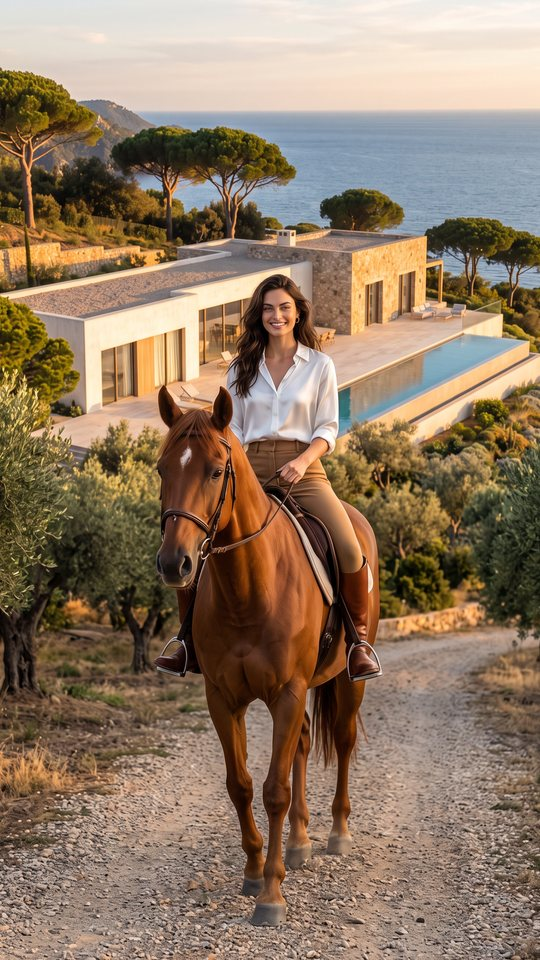
#> input picture claudia/media/reel_c/s01.jpg, 540 x 960 px, given in place of s01_caballo.png, which was not available
$ python render.py
#> lines starting #> are read from the running program, lines starting #| are printed output that depends on the picture; pictures that were not available may be replaced by others from this repository, and a replacement may not be noted
"""Animatic of the "Villa Olivera" reel (Claudia nº 12) from stills.

The cuts follow her words: every shot starts on a phrase or word of the voice take, and the montage
after the twist cuts on the music beat. On-screen text only repeats what she says.

Usage: python3 -I render.py [voice]   voice = isabel (default) | any key in VOICES with timings
Writes ../media/reel_c/animatic[_voice].mp4, stills and edit.json.
"""
import json
import os
import subprocess
import sys
import wave

import numpy as np
from PIL import Image, ImageDraw, ImageFilter, ImageFont

HERE = os.path.dirname(os.path.abspath(__file__))
RAW, AUD = os.path.join(HERE, "raw"), os.path.join(HERE, "audio")
MUS = os.path.join(HERE, "..", "reel_b", "audio")          # music and effects from the first animatic
OUT = os.path.join(HERE, "..", "media", "reel_c")
W, H, FPS, SR = 1080, 1920, 30, 44100
BEAT, BEAT0 = 0.4644, 0.074
TEMPO = 1.08          # a touch quicker, pitch untouched
FONT = "/usr/share/fonts/opentype/inter/"

# Word timings of each take (seconds in the source file), from the TTS alignment
VOICES = {
    "isabel": dict(file="e_isabel.mp3", words={
        "Esta": 1.367, "los": 2.407, "acabados:": (3.207, 3.927), "travertino": (4.087, 5.087), "roble": (5.287, 5.887),
        "y": 6.087, "mar.": (8.007, 8.447), "Lo": 8.802, "mejor?": (8.887, 9.447), "Que": 9.607, "existe.": (10.327, 11.007),
        "Tu": 11.351, "promoción": (11.967, 12.807), "nunca": 12.887, "real.": (14.167, 14.687), "Soy": 14.967,
        "Vitruvi.": (17.087, 17.887), "Escríbeme.": (17.927, 18.607)}),
}
# Phrases kept from the take (first word, last word); the silences between them are tightened
PHRASES = [("Esta", "acabados:"), ("travertino", "travertino"), ("roble", "roble"), ("y", "mar."), ("Lo", "mejor?"),
           ("Que", "existe."), ("Tu", "promoción"), ("nunca", "real."), ("Soy", "Vitruvi."), ("Escríbeme.", "Escríbeme.")]
GAPS = [0.08, 0.06, 0.06, 0.22, 0.10, 0.16, 0.04, 0.16, 0.05]   # after each phrase but the last
LEAD, TAIL, PRE, POST = 0.30, 0.45, 0.04, 0.09

def start_of(v, w): t = v["words"][w]; return t[0] if isinstance(t, tuple) else t
def end_of(v, w): t = v["words"][w]; return t[1] if isinstance(t, tuple) else t

def timeline(v):
    """Output start/end of each phrase, and a function mapping a source word time to output time."""
    out, t = [], LEAD
    for i, (a, b) in enumerate(PHRASES):
        s0, s1 = start_of(v, a) - PRE, end_of(v, b) + POST
        d = (s1 - s0) / TEMPO
        out.append(dict(src=(s0, s1), t0=t, t1=t + d))
        t += d + (GAPS[i] if i < len(GAPS) else 0)
    def at(word, phrase):
        p = out[phrase]
        return p["t0"] + (start_of(v, word) - p["src"][0]) / TEMPO
    return out, at, out[-1]["t1"] + TAIL

def build(vkey):
    v = VOICES[vkey]
    ph, at, end = timeline(v)
    drop = ph[6]["t0"]                                   # "Tu próxima promoción": the music opens here
    beat = [drop + k * BEAT for k in range(12)]
    shots = [
        dict(img="s01_caballo", t0=0.0, t1=at("los", 0), z=(1.0, 1.10), f=(0.5, 0.5), embudo="Atención",
             desc="Primera toma: ella a caballo entre los olivos, delante de la villa, mira a cámara"),
        dict(img="s02_paseo", t0=at("los", 0), t1=ph[1]["t0"], z=(1.0, 1.08), f=(0.5, 0.45), embudo="Atención",
             desc="Entra caminando en el salón y lo enseña con la mano"),
        dict(img="s03_travertino", t0=ph[1]["t0"], t1=ph[2]["t0"], z=(1.0, 1.14), embudo="Interés", desc="Su mano sobre el travertino"),
        dict(img="s04_roble", t0=ph[2]["t0"], t1=ph[3]["t0"], z=(1.0, 1.14), embudo="Interés", desc="La escalera de roble macizo"),
        dict(img="s05_piscina", t0=ph[3]["t0"], t1=ph[4]["t0"], z=(1.0, 1.08), f=(0.45, 0.45), embudo="Interés",
             desc="En la piscina infinita, señala el horizonte"),
        dict(img="s10_giro", t0=ph[4]["t0"], t1=ph[5]["t0"], z=(1.0, 1.05), f=(0.53, 0.42), embudo="Giro",
             desc="Anochece; plano medio, sonrisa cómplice"),
        dict(img="s10_giro", t0=ph[5]["t0"], t1=drop, z=(1.5, 1.6), f=(0.53, 0.40), embudo="Giro",
             desc="Corte en salto, más cerca: revela que no existe"),
    ]
    mont = [("v00_villa", 1, "Dron sobre la villa al atardecer"), ("s06_cocina", 1, "Cocina: isla de travertino y roble"),
            ("s07_bano", 1, "Baño con bañera de piedra frente al mar"), ("s08_dormitorio", 1, "Dormitorio con vistas"),
            ("s09_terraza", 1, "Terraza con mesa puesta al atardecer"), ("s11_dron_noche", 2, "Dron: la villa encendida de noche")]
    k = 0
    for img, n, desc in mont:
        shots.append(dict(img=img, t0=beat[k], t1=beat[k + n], z=(1.03, 1.17), kind="beat", embudo="Deseo", desc=desc))
        k += n
    shots[-1]["t1"] = ph[8]["t0"]                        # hold the night drone until she speaks again
    shots.append(dict(img="s12_cierre", t0=ph[8]["t0"], t1=end, z=(1.0, 1.10), f=(0.49, 0.42), embudo="Acción",
                      desc="Primer plano de noche junto a la piscina: se presenta y pide que le escribas"))
    for s in shots:
        s.setdefault("kind", "talk"); s.setdefault("f", (0.5, 0.5))
    # Captions = her words; the montage shows the tagline she says, big
    caps = [(ph[0]["t0"], at("los", 0), "Esta villa cuenta"), (at("los", 0), ph[0]["t1"] + 0.05, "con los mejores acabados"),
            (ph[1]["t0"], ph[1]["t1"], "travertino…"), (ph[2]["t0"], ph[2]["t1"], "roble…"),
            (ph[3]["t0"], ph[3]["t0"] + (ph[3]["t1"] - ph[3]["t0"]) * 0.45, "y una piscina"),
            (ph[3]["t0"] + (ph[3]["t1"] - ph[3]["t0"]) * 0.45, ph[3]["t1"] + 0.1, "que se funde con el mar."),
            (ph[4]["t0"], ph[4]["t1"] + 0.08, "¿Lo mejor?"), (ph[5]["t0"], ph[5]["t1"] + 0.1, "Que todavía no existe."),
            (ph[8]["t0"], at("Vitruvi.", 8) - 0.6, "Soy Claudia,"), (at("Vitruvi.", 8) - 0.6, ph[8]["t1"] + 0.05, "presentadora IA de Vitruvi.")]
    titles = [(ph[6]["t0"], ph[6]["t1"] + 0.03, "TU PRÓXIMA PROMOCIÓN"), (ph[7]["t0"], ph[7]["t1"] + 0.12, "NUNCA SE SINTIÓ\nTAN REAL")]
    cta_t = ph[9]["t0"] - 0.05
    return dict(vkey=vkey, v=v, ph=ph, end=end, drop=drop, shots=shots, caps=caps, titles=titles, cta=cta_t)

# ---------- Pictures ----------
def font(name, size): return ImageFont.truetype(FONT + name, size)

# [18 lines left out: functions text_layer, pill, not called in this run]

SRC = {}
def src(name):
#> called with name = 's01_caballo'
    if name not in SRC: SRC[name] = Image.open(os.path.join(RAW, name + ".png")).convert("RGB")
    return SRC[name]
#> returned value is the input picture: PIL image 540x960 RGB; mean R, G, B 143, 121.2, 99.7

def frame_of(s, u, dx=0, dy=0):
    im = src(s["img"])
    e = 1 - (1 - u) ** 3 if s["kind"] == "beat" else u
    z = s["z"][0] + (s["z"][1] - s["z"][0]) * e
    cw = im.width / z; ch = cw * H / W
#> after `cw = im.width / z`: cw = 514.3
#> after `ch = cw * H / W`: ch = 914.3
    if ch > im.height: ch = im.height; cw = ch * W / H
    cx = min(max(s["f"][0] * im.width + dx, cw / 2), im.width - cw / 2)
#> cx = 270
    cy = min(max(s["f"][1] * im.height + dy, ch / 2), im.height - ch / 2)
#> cy = 480
    return im.resize((W, H), Image.BICUBIC, box=(cx - cw / 2, cy - ch / 2, cx + cw / 2, cy + ch / 2))
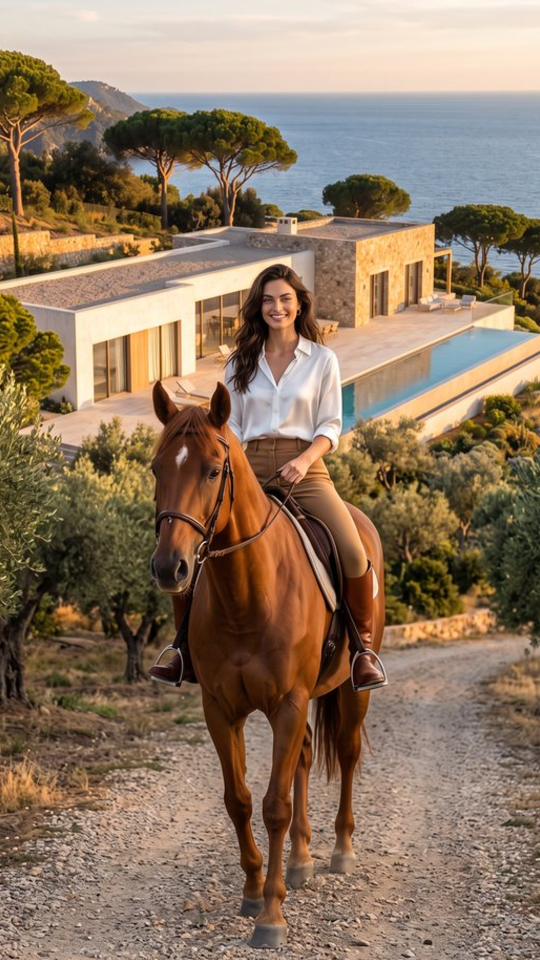
#> returned value: PIL image 1080x1920 RGB (shown at 1/2 size); mean R, G, B 141.4, 118.9, 97

def paste_center(base, layer, cx, cy, scale=1.0):
    if scale != 1.0: layer = layer.resize((max(1, int(layer.width * scale)), max(1, int(layer.height * scale))), Image.BICUBIC)
    base.alpha_composite(layer, (int(cx - layer.width / 2), int(cy - layer.height / 2)))

# [48 lines left out: functions render_video, load, place, not called in this run]

def lowpass(x, fc):
    X = np.fft.rfft(x); f = np.fft.rfftfreq(len(x), 1 / SR)
    return np.fft.irfft(X / (1 + (f / fc) ** 4), len(x)).astype(np.float32)

def env(points, n):
    t = np.arange(n) / SR; ts, vs = zip(*points); return np.interp(t, ts, vs).astype(np.float32)

def at_level(x, db): return x * (10 ** (db / 20) / (np.sqrt((x ** 2).mean()) + 1e-9))

# [33 lines left out: function render_audio, not called in this run]

# ---------- Stills and timeline ----------
def export(E):
    os.makedirs(os.path.join(OUT, "hd"), exist_ok=True)
    spoken = lambda a, b: " ".join(t.replace("\n", " ") for x, y, t in E["caps"] + E["titles"] if x < b - 0.05 and y > a + 0.05)
    rows = []
    for i, s in enumerate(E["shots"], 1):
        name = f"s{i:02d}.jpg"; still = frame_of(s, 0.5)
        still.save(os.path.join(OUT, "hd", name), quality=86, optimize=True, progressive=True)
        still.resize((540, 960), Image.LANCZOS).save(os.path.join(OUT, name), quality=84, optimize=True, progressive=True)
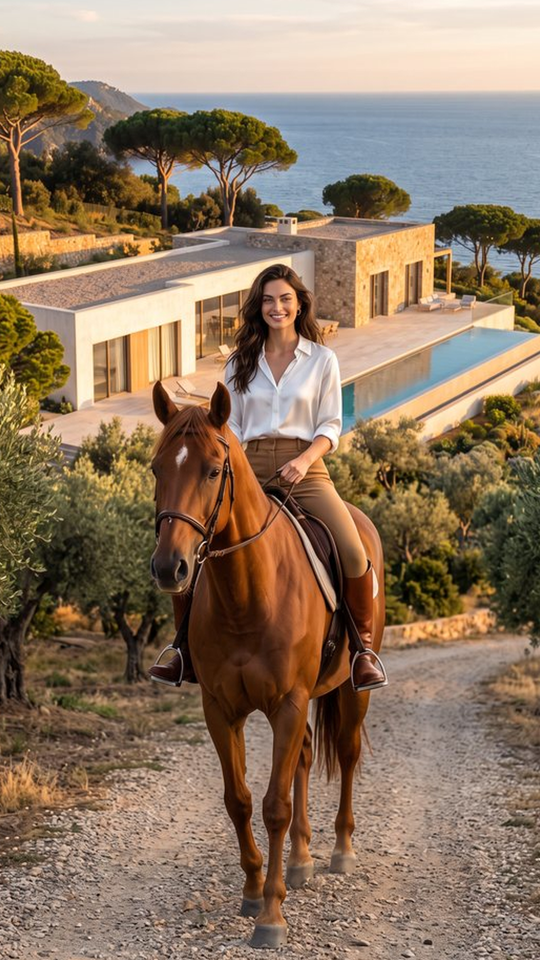
#> saved as s01.jpg: PIL image 540x960 RGB; mean R, G, B 141.4, 118.9, 97
        rows.append(dict(n=i, seg=f"{s['t0']:.2f}-{s['t1']:.2f}".replace(".", ","), t0=round(s["t0"], 3), t1=round(s["t1"], 3),
                         img=f"media/reel_c/{name}", hd=f"media/reel_c/hd/{name}", fuente=s["img"], embudo=s["embudo"], imagen=s["desc"],
                         voz=spoken(s["t0"], s["t1"]), texto="", ella=s["img"] in ("s01_caballo", "s02_paseo", "s03_travertino", "s04_roble",
                                                                                  "s05_piscina", "s10_giro", "s12_cierre")))
#> pass 2 of the loop in export, `for i, s in enumerate(E["shots"], 1):`:
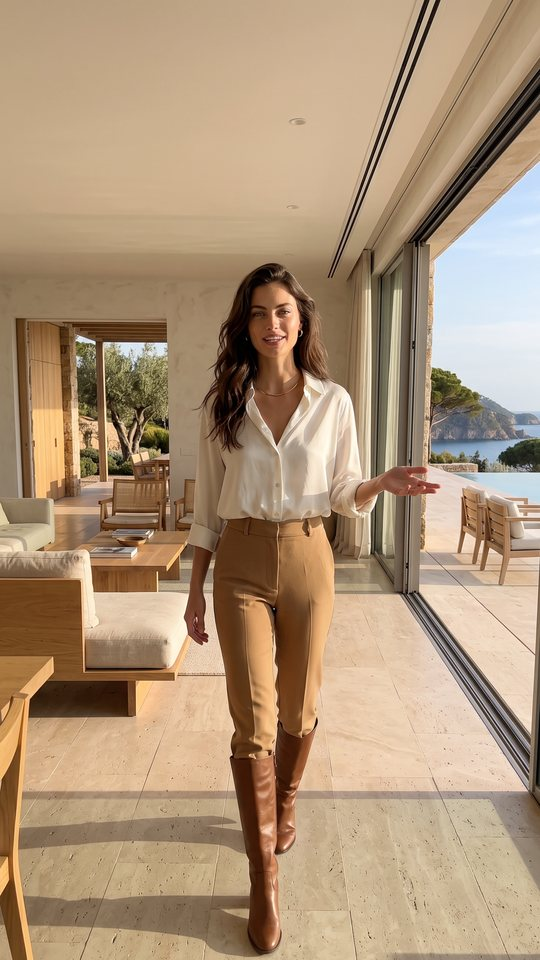
#> input picture claudia/media/reel_c/s02.jpg, 540 x 960 px, given in place of s02_paseo.png, which was not available
#> in src, returned value is the input picture: PIL image 540x960 RGB; mean R, G, B 173.9, 148.4, 120.7
#> in frame_of (call 2), `return im.resize((W, H), Image.BICUBIC, box=(cx - cw / 2, cy - ch / 2,..`:
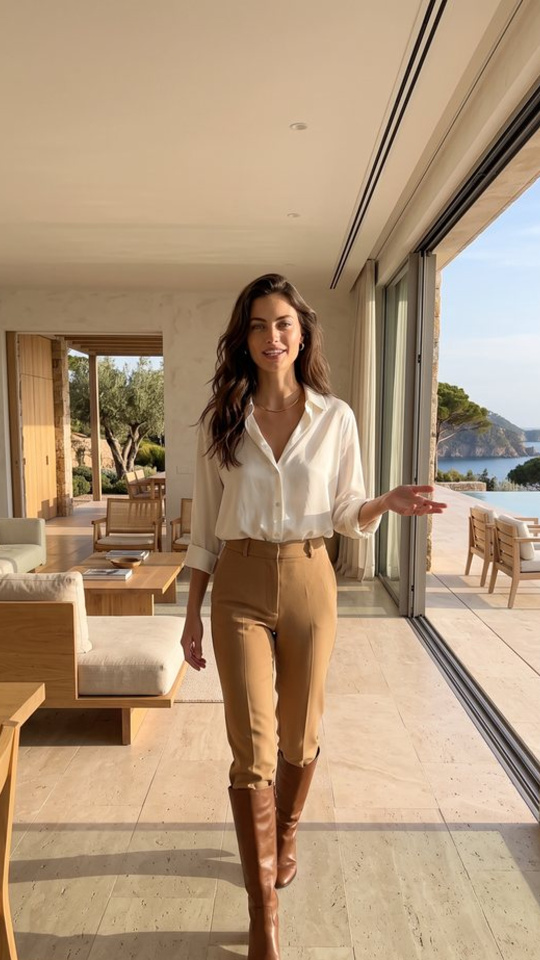
#> returned value: PIL image 1080x1920 RGB (shown at 1/2 size); mean R, G, B 173.9, 148.2, 120.6
#> in export, `still.resize((540, 960), Image.LANCZOS).save(os.path.join(OUT, name), ..`:
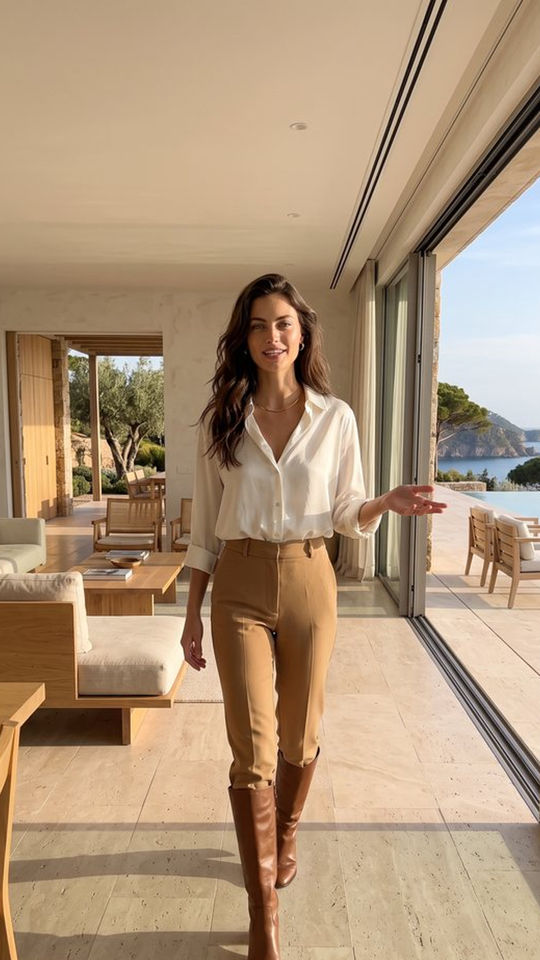
#> saved as s02.jpg: PIL image 540x960 RGB; mean R, G, B 173.9, 148.2, 120.6
    return rows

if __name__ == "__main__":
    vkey = sys.argv[1] if len(sys.argv) > 1 else "isabel"
    E = build(vkey)
    os.makedirs(OUT, exist_ok=True)
#> (the run stopped early here; a loop or call above may not have finished)
